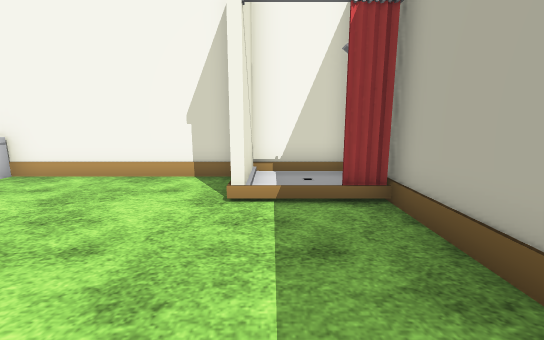
[1] (above)

22 first-person views from a walk through a scene from a Unity 3-D project. The camera is 1.3 m above the floor, tilts 10° down and sees 90° across. The floor is counted in squares, 1 m on a side. Each view is taken from the middle of a square. On the plan, view 1 faces up. The plan holds only what a view shows up to about 13 squares ahead; the rest is blank. Flat ground stands in for the terrain. The player character is not drawn. Some animated figures are left out. Some surface patterns are stand-ins.

[2]
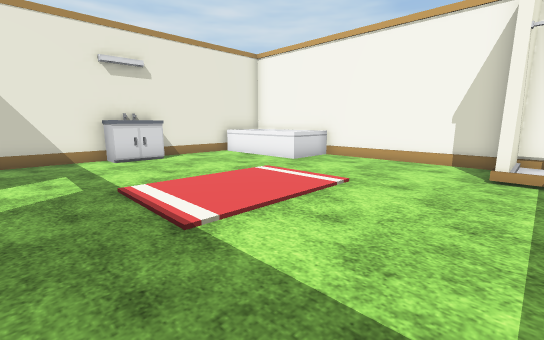

[3]
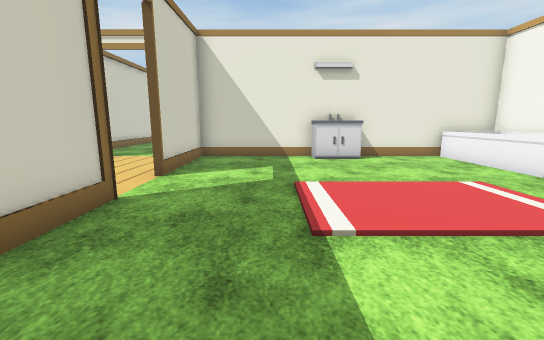

[4]
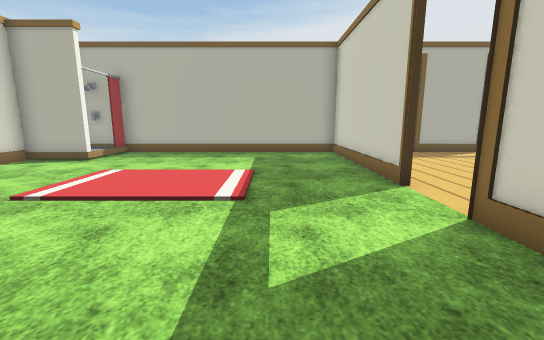

[5]
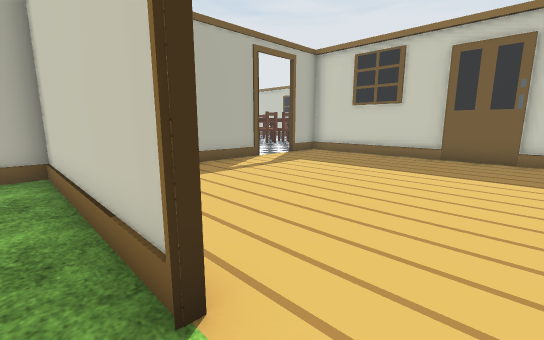

[6]
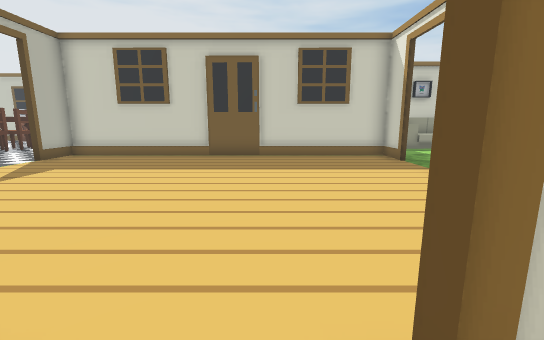

[7]
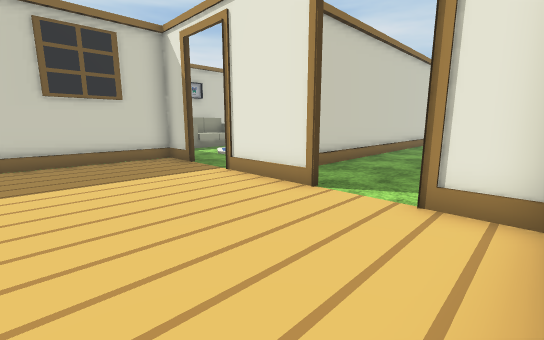

[8]
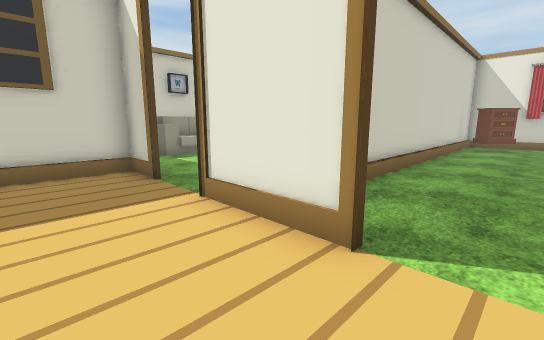

[9]
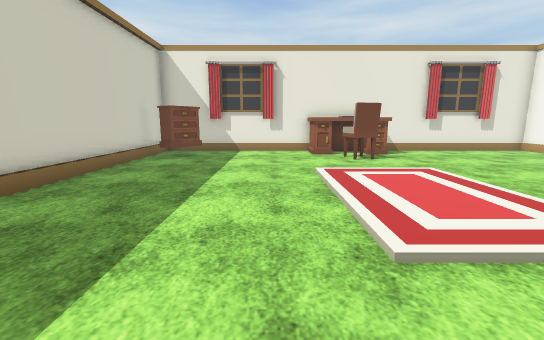

[10]
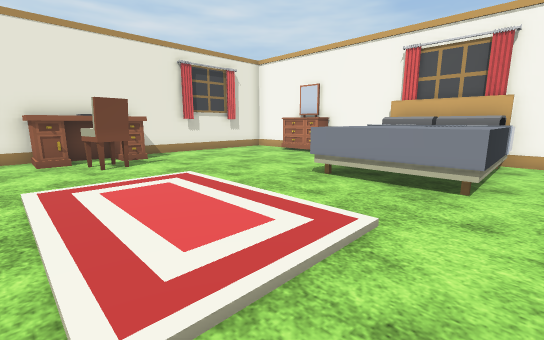

[11]
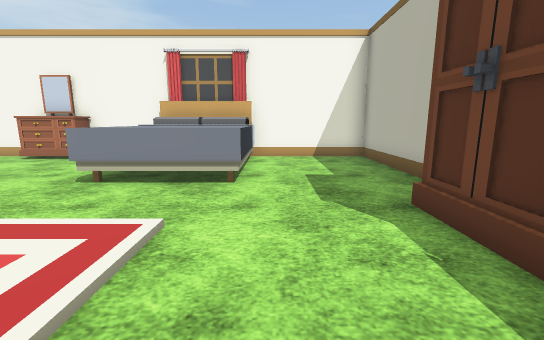

[12]
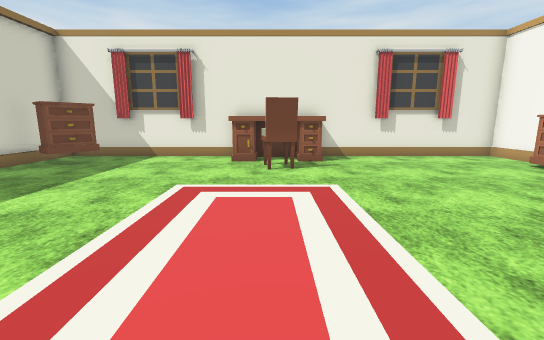

[13]
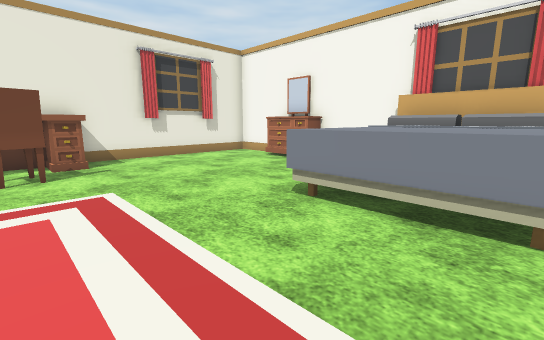

[14]
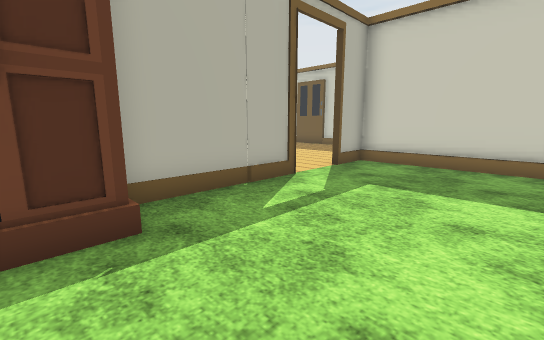

[15]
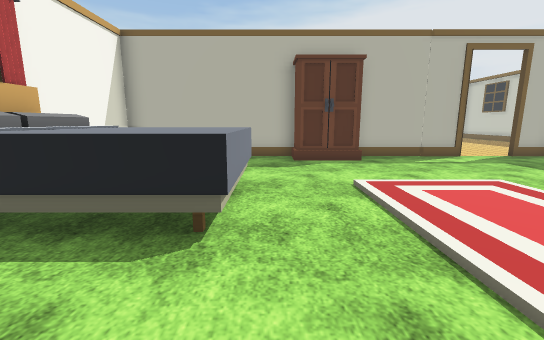

[16]
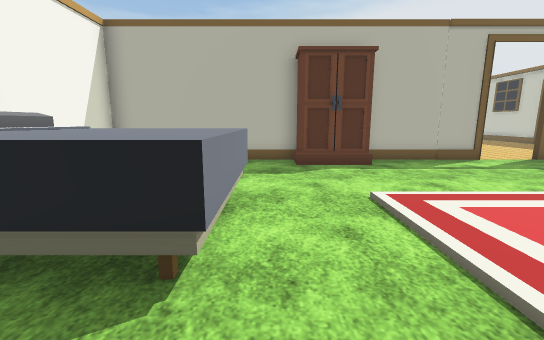

[17]
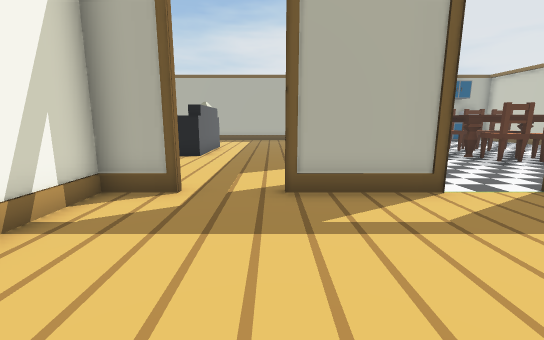

[18]
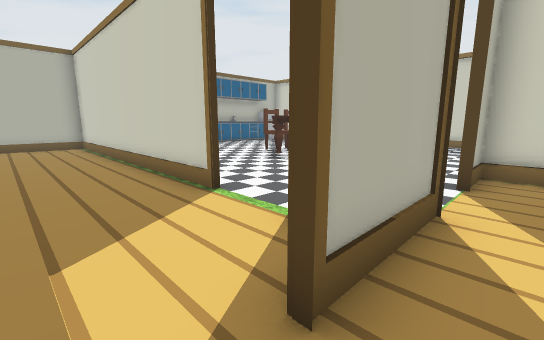

[19]
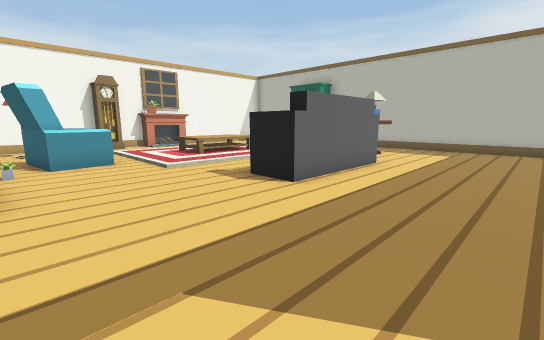

[20]
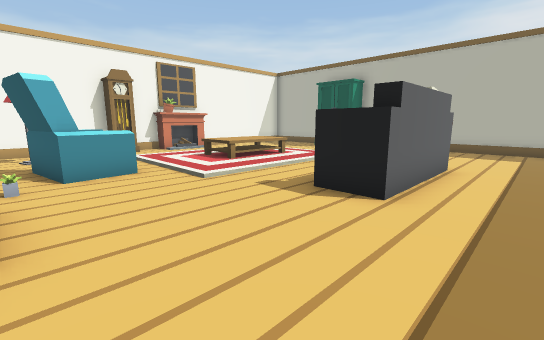

[21]
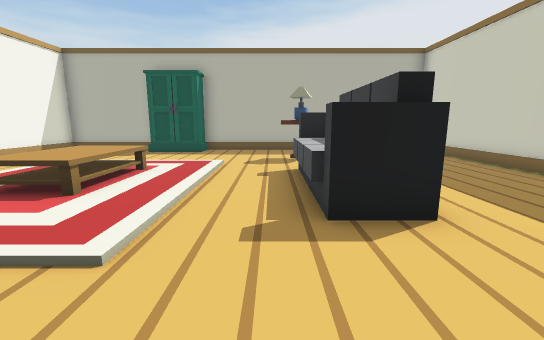

[22]
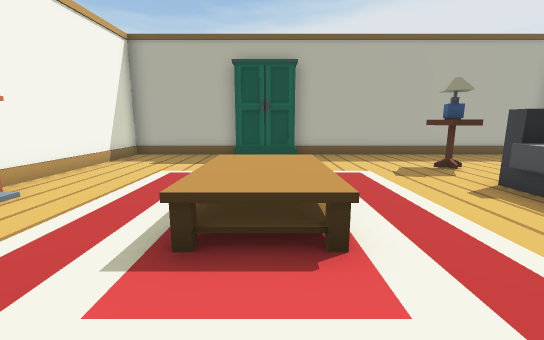

### Floor plan
Points are (right, up) in squares from view 1. A wall is a line through its corners. A room is listed if a view was taken in it or the views show most of it. See-through windows are left out.
Room 1 (views 1, 2, 3, 4, 5, 6, 7)
walls: (-4.6, -4.7) (2, -4.7); (-0.6, 6.5) (-5.8, 6.5); (2, -1.6) (2, 6); (-10.5, -0.5) (-10.5, -6.2); (-10.5, 3.5) (-10.5, 1.4); (2, 6.5) (-0.5, 6.5); (2, -5) (2, -3.4); (-10.6, -4.7) (-6.5, -4.7)
ways out: opening at (-5.5, -5) to room 2; opening at (-9.8, 3.2) to room 3
objects: other object (-10, 0) to (-10, 1); other object (-10, 4) to (-6, 6); shower (-1, 5)
Room 2 (views 8, 17, 18)
walls: (-3.5, -14.9) (2, -14.9); (2, -11.2) (2, -8.2); (-10.5, -8.1) (-10.5, -11.2); (2, -6.4) (2, -5); (-10.5, -13.2) (-10.5, -14.8) (2, -14.8) (2, -13.2); (2, -4.8) (0, -4.8); (-10.5, -14.9) (-5.5, -14.9)
ways out: opening at (-5.5, -5) to room 1; opening at (-10.5, -7.5) to room 3; opening at (2, -7.5) to room 4; opening at (-10, -12); opening at (2, -12.5)
Room 3 (views 9, 10, 11, 12, 13, 14, 15, 16)
walls: (-18.1, 6.5) (-20.8, 6.5); (-10.5, 1.4) (-10.5, 3.5); (-23.1, 6.5) (-25.5, 6.5) (-25.5, -8.8); (-10.5, -6.4) (-10.5, -2.2); (-10.1, 6.5) (-14.8, 6.5); (-25.2, -9.9) (-10.5, -9.9); (-10.5, -9.8) (-10.5, -8.2)
low walls: (-17.4, -9.8) (-16.5, -9.8); (-16.4, -9.8) (-15.5, -9.8); (-15.4, -9.8) (-10.5, -9.8); (-21.4, -9.8) (-17.5, -9.8); (-22.4, -9.8) (-21.5, -9.8); (-24.4, -9.8) (-22.5, -9.8)
ways out: opening at (-9.8, 3.2) to room 1; opening at (-10.5, -7.5) to room 2
objects: other object (-25, -9) to (-23, -8); desk (-25, -3) to (-24, 0); chair (-23, -2) to (-22, -1); other object (-23, 6) to (-21, 6); rug (-20, -4) to (-16, -1); bed (-18, 2) to (-15, 6); wardrobe (-12, -2) to (-11, 0)
Room 4 (views 19, 20, 21, 22)
walls: (6.5, 6.5) (2, 6.5); (17, 2.4) (17, 6.5) (11.4, 6.5); (5.4, -9.9) (16.8, -9.9); (17, -9.8) (17, 0.2)
ways out: opening at (2, -7.5) to room 2; opening at (4.5, -10)
objects: other object (3, 0); chair (3, 0) to (5, 2); other object (4, 4); other object (7, 6); sofa (8, -5) to (11, -4); table (8, 0) to (11, 2); fireplace (9, 6) to (11, 6); carpet (11, -10); table (13, -5) to (14, -3); other object (14, -4); wardrobe (16, 1)

Positions as (right, up) in squares from view 1, and headings:
1: (0, 0), facing up
2: (0, -3), facing up-left
3: (0, -2), facing left
4: (-10, -2), facing right
5: (-6, -4), facing down-right
6: (-6, -4), facing down
7: (-6, -5), facing down-left
8: (-8, -7), facing down-left
9: (-13, -5), facing left
10: (-14, -4), facing up-left
11: (-14, -4), facing up
12: (-15, -2), facing left
13: (-15, -2), facing up-left
14: (-15, -1), facing down-right
15: (-21, 1), facing right
16: (-20, 1), facing right
17: (-3, -8), facing right
18: (1, -7), facing down-right
19: (3, -9), facing up-right
20: (3, -7), facing up-right
21: (4, -3), facing right
22: (6, 1), facing right
